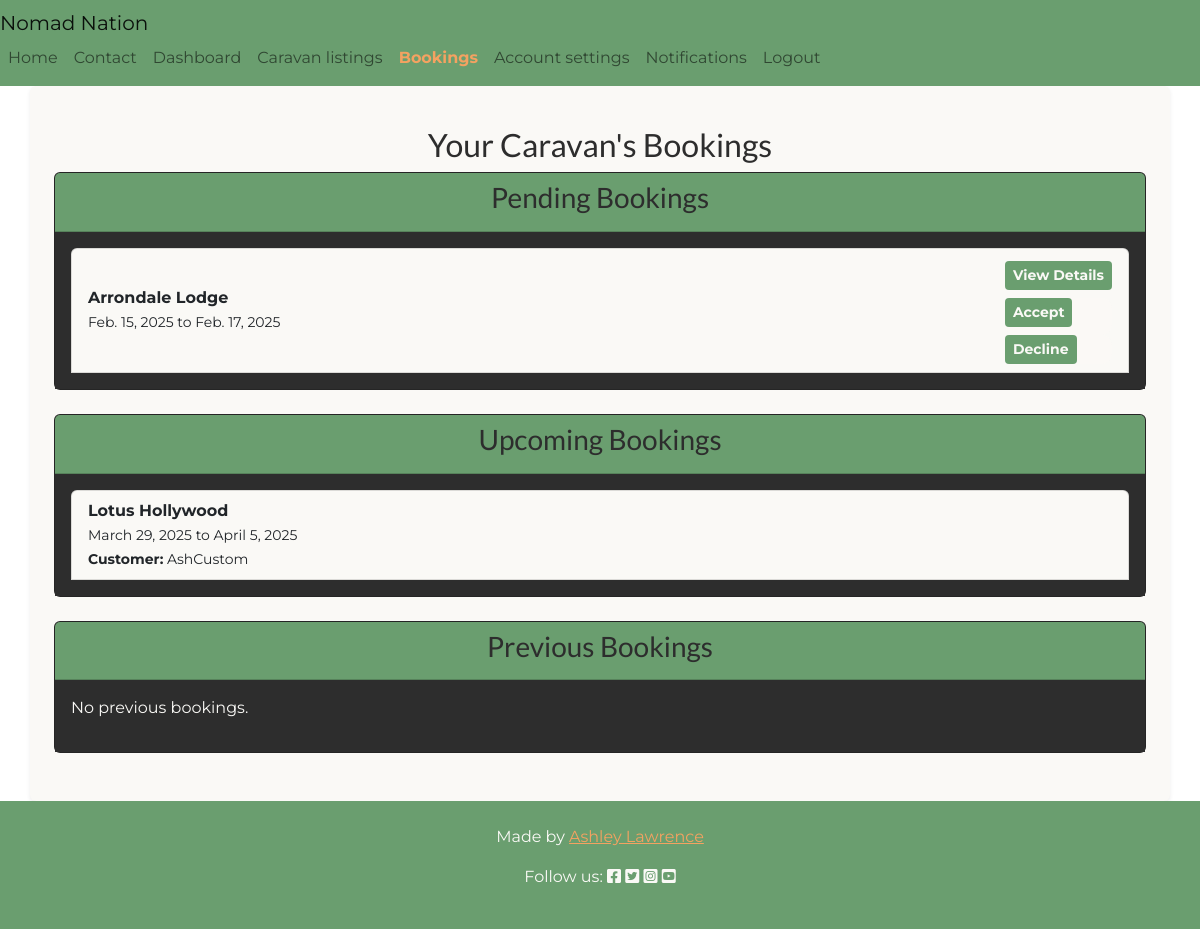
/listings/bookings/ (signed in), run on the app's committed database.
### listings/models.py (models this page shows, shortened)
class Booking(models.Model):
    STATUS_CHOICES = [
        ("pending", "Pending"),
        ("accepted", "Accepted"),
        ("declined", "Declined"),
    ]
    caravan = models.ForeignKey(
        Caravan, on_delete=models.CASCADE, related_name="bookings"
    )
    customer = models.ForeignKey(
        User, on_delete=models.CASCADE, related_name="bookings"
    )
    name = models.CharField(max_length=255)
    email = models.EmailField()
    phone_number = models.CharField(max_length=15, blank=True, null=True)
    start_date = models.DateField()
    end_date = models.DateField()
    message = models.TextField(blank=True, null=True)
    status = models.CharField(
        max_length=10, choices=STATUS_CHOICES, default="pending"
    )

class Caravan(models.Model):
    owner = models.ForeignKey(
        User, on_delete=models.CASCADE, related_name='caravans'
    )
    title = models.CharField(max_length=100)
    description = models.TextField()
    berth = models.CharField(
        max_length=10, choices=[
            ('small', 'Two-berth'),
            ('medium', 'Four-berth'),
            ('large', 'Six-berth')
        ]
    )
    price_per_night = models.DecimalField(max_digits=6, decimal_places=2)
    currency = models.CharField(max_length=3, default="GBP")
    location = models.CharField(max_length=100)
    amenities = models.ManyToManyField(Amenity, related_name='caravans')
    favourites = models.ManyToManyField(
        User, related_name='favourite_caravans', blank=True
    )

### listings/views.py (the view)
# urls.py: path('bookings/', views.booking_page_view, name='booking_page'),
@login_required
def booking_page_view(request):
    user = request.user
    user_type = user.profile.user_type
    today = timezone.now().date()
    if user_type == 'owner':
        bookings = Booking.objects.filter(caravan__owner=user)
    else:
        bookings = Booking.objects.filter(customer=user)
    pending_bookings = bookings.filter(status='pending')
    upcoming_bookings = bookings.filter(
        status='accepted', start_date__gte=today
    )
    previous_bookings = bookings.filter(status='accepted', end_date__lt=today)
    caravan = None
    if bookings.exists():
        caravan = bookings.first().caravan
    for booking in upcoming_bookings:
        booking.can_modify = (booking.start_date - today).days > 7
    form = BookingForm()
    return render(request, 'listings/booking.html', {
        'pending_bookings': pending_bookings,
        'upcoming_bookings': upcoming_bookings,
        'previous_bookings': previous_bookings,
        'user_type': user_type,
        'caravan': caravan,
        'form': form,
    })

### listings/templates/listings/booking.html (shortened to what this page needs)
{% extends "base.html" %}
{% load i18n %}
{% block content %}
<div class="container p-4 rounded shadow-sm bg-styles booking-style">
    {% if user_type == 'customer' %}
        <h2 class="text-center mt-3 title">{% trans "Your Bookings" %}</h2>
    {% elif user_type == 'owner' %}
        <h2 class="text-center mt-3 title">{% trans "Your Caravan's Bookings" %}</h2>
    {% endif %}
    <div class="card mb-4">
        <div class="card-header">
            <h3 class="text-center title">{% trans "Pending Bookings" %}</h3>
        </div>
        <div class="card-body">
            {% if pending_bookings %}
                <ul class="list-group">
                    {% for booking in pending_bookings %}
                        <li class="list-group-item d-flex justify-content-between align-items-center">
                            <div>
                                <strong>{{ booking.caravan.title }}</strong><br>
                                <small>{{ booking.start_date }} {% trans "to" %} {{ booking.end_date }}</small>
                            </div>
                            <div class="d-flex flex-column align-items-end">
                                {% if user_type == 'owner' %}
                                <button type="button" class="btn btn-info btn-sm btn-styles mt-1 mb-2" data-bs-toggle="modal" data-bs-target="#bookingDetailsModal{{ booking.id }}">
                                    {% trans "View Details" %}
                                </button>
                                <form method="post" action="{% url 'manage_booking' booking.id %}" class="border-0">
                                    <button type="submit" class="btn btn-success btn-sm btn-styles mb-2 no-border-btn">{% trans "Accept" %}</button>
                                </form>
                                <form method="post" action="{% url 'manage_booking' booking.id %}" class="border-0">
                                    <button type="submit" class="btn btn-danger btn-sm btn-styles no-border-btn">{% trans "Decline" %}</button>
                                </form>
                                {% endif %}
                            </div>
                        </li>
                    {% endfor %}
                </ul>
            {% else %}
                <p class="text-white">{% trans "No pending bookings." %}</p>
                <a href="{% url 'listings' %}" class="btn btn-primary btn-styles">{% trans "Go back to listings" %}</a>
            {% endif %}
        </div>
    </div>
    <div class="card mb-4">
        <div class="card-header">
            <h3 class="title text-center">{% trans "Upcoming Bookings" %}</h3>
        </div>
        <div class="card-body">
            {% if upcoming_bookings %}
                <ul class="list-group">
                    {% for booking in upcoming_bookings %}
                        <li class="list-group-item d-flex justify-content-between align-items-center">
                            <div>
                                <strong>{{ booking.caravan.title }}</strong><br>
                                <small>{{ booking.start_date }} {% trans "to" %} {{ booking.end_date }}</small><br>
                                {% if user_type == 'customer' %}
                                    <small><strong>{% trans "Owner:" %}</strong> {{ booking.caravan.owner.username }}</small>
                                {% elif user_type == 'owner' %}
                                    <small><strong>{% trans "Customer:" %}</strong> {{ booking.customer.username }}</small>
                                {% endif %}
                            </div>
                        </li>
                    {% endfor %}
                </ul>
            {% else %}
                <p class="text-white">{% trans "No upcoming bookings." %}</p>
                <a href="{% url 'listings' %}" class="btn btn-primary btn-styles">{% trans "Go back to listings" %}</a>
            {% endif %}
        </div>
    </div>
    <div class="card mb-4">
        <div class="card-header">
            <h3 class="title text-center">{% trans "Previous Bookings" %}</h3>
        </div>
        <div class="card-body">
            {% if previous_bookings %}
                <ul class="list-group">
                    {% for booking in previous_bookings %}
                        <li class="list-group-item d-flex justify-content-between align-items-center">
                            <div>
                                <strong>{{ booking.caravan.title }}</strong><br>
                                <small>{{ booking.start_date }} {% trans "to" %} {{ booking.end_date }}</small>
                            </div>
                        </li>
                    {% endfor %}
                </ul>
            {% else %}
                <p class="text-white">{% trans "No previous bookings." %}</p>
            {% endif %}
        </div>
    </div>
</div>
{% endblock %}

### static/css/styles.css (style rules this page uses)
:root { --p-colour: #6A9E6F; --p-accent: #87CEEB; --s-accent: #F4A261; --b-colour: #FAF9F6; --p-text: #2D2D2D; --bs-primary: var(--p-colour); --bs-secondary: var(--s-accent); --bs-info: var(--p-accent); --bs-light: var(--b-colour); --bs-dark: var(--p-text); }
html, body { min-height: 100%; width: 100%; overflow-x: hidden; margin: 0; padding: 0; display: flex; flex-direction: column; font-family: 'Montserrat', sans-serif !important; }
.bg-styles { background-color: var(--b-colour); color: var(--p-text); }
.btn-styles { font-weight: 700; background-color: var(--p-colour); color: var(--b-colour); border: var(--p-colour); }
.title { font-family: 'Lato', sans-serif !important; }
.card { margin-bottom: 30px; background-color: var(--p-text) !important; }
.text-white { color: var(--b-colour) !important; }
.dashboard-style li, .booking-style li { background-color: var(--b-colour); }
.booking-style .card-body, .dashboard-style .card-body { background-color: var(--p-text); }
form { width: 100%; background-color: #faf9f650; border: 1px solid #ddd; box-sizing: border-box; border-radius: 10px; }
.card-header { background-color: var(--p-colour); }

### data on the page
Booking: caravan "Arrondale Lodge", start_date "Feb. 15, 2025", end_date "Feb. 17, 2025"
Booking: caravan "Lotus Hollywood", start_date "March 29, 2025", end_date "April 5, 2025", customer.username "AshCustom"
